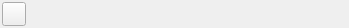
<?xml version="1.0" encoding="UTF-8"?>
<ui version="4.0">
 <class>TooglableList</class>
 <widget class="QWidget" name="TooglableList">
  <property name="geometry">
   <rect>
    <x>0</x>
    <y>0</y>
    <width>349</width>
    <height>28</height>
   </rect>
  </property>
  <property name="sizePolicy">
   <sizepolicy hsizetype="Expanding" vsizetype="Preferred">
    <horstretch>0</horstretch>
    <verstretch>0</verstretch>
   </sizepolicy>
  </property>
  <property name="toolTip">
   <string notr="true"/>
  </property>
  <property name="statusTip">
   <string notr="true"/>
  </property>
  <property name="whatsThis">
   <string notr="true"/>
  </property>
  <property name="accessibleName">
   <string notr="true"/>
  </property>
  <layout class="QHBoxLayout" name="layMain">
   <property name="spacing">
    <number>2</number>
   </property>
   <property name="margin">
    <number>2</number>
   </property>
   <item>
    <widget class="QPushButton" name="butAll">
     <property name="minimumSize">
      <size>
       <width>24</width>
       <height>24</height>
      </size>
     </property>
     <property name="maximumSize">
      <size>
       <width>24</width>
       <height>24</height>
      </size>
     </property>
     <property name="text">
      <string/>
     </property>
     <property name="icon">
      <iconset>
       <normaloff>:/icons/ressources/tick.png</normaloff>:/icons/ressources/tick.png</iconset>
     </property>
    </widget>
   </item>
   <item>
    <widget class="QWidget" name="widContent" native="true">
     <layout class="QHBoxLayout" name="layContent">
      <property name="spacing">
       <number>2</number>
      </property>
      <property name="margin">
       <number>2</number>
      </property>
     </layout>
    </widget>
   </item>
  </layout>
 </widget>
 <resources/>
 <connections/>
</ui>
